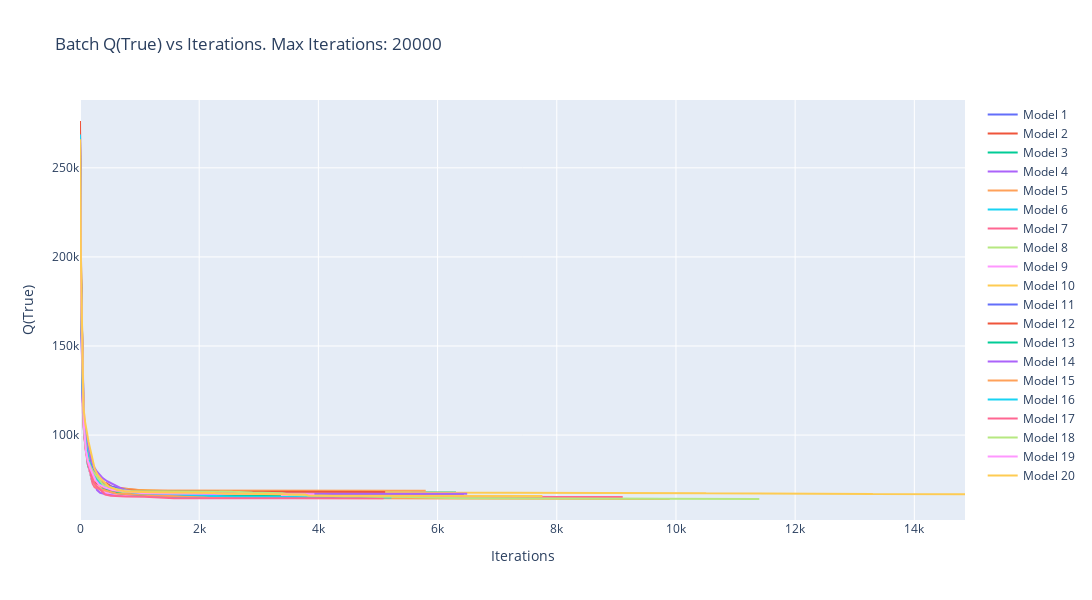

Notebook source saved alongside this figure:
### Code cell
# Perform batch model analysis
batch_analysis = BatchAnalysis(batch_sa=sa_models, data_handler=data_handler)
# Plot the loss of the models over iterations
batch_analysis.plot_loss()

### Figure 1 — Plotly figure (JSON) as saved in the notebook; plotly's stock layout.template omitted (floating-point values rounded to 4 significant figures; data arrays with more than 128 entries replaced by an {"elided": "..."} marker saying what was removed)
{"data": [{"mode": "lines", "name": "Model 1", "type": "scatter", "x": {"elided": "3955 int values"}, "y": {"elided": "3955 float values"}}, {"mode": "lines", "name": "Model 2", "type": "scatter", "x": {"elided": "4764 int values"}, "y": {"elided": "4764 float values"}}, {"mode": "lines", "name": "Model 3", "type": "scatter", "x": {"elided": "6311 int values"}, "y": {"elided": "6311 float values"}}, {"mode": "lines", "name": "Model 4", "type": "scatter", "x": {"elided": "3800 int values"}, "y": {"elided": "3800 float values"}}, {"mode": "lines", "name": "Model 5", "type": "scatter", "x": {"elided": "5802 int values"}, "y": {"elided": "5802 float values"}}, {"mode": "lines", "name": "Model 6", "type": "scatter", "x": {"elided": "3478 int values"}, "y": {"elided": "3478 float values"}}, {"mode": "lines", "name": "Model 7", "type": "scatter", "x": {"elided": "9108 int values"}, "y": {"elided": "9108 float values"}}, {"mode": "lines", "name": "Model 8", "type": "scatter", "x": {"elided": "4076 int values"}, "y": {"elided": "4076 float values"}}, {"mode": "lines", "name": "Model 9", "type": "scatter", "x": {"elided": "5663 int values"}, "y": {"elided": "5663 float values"}}, {"mode": "lines", "name": "Model 10", "type": "scatter", "x": {"elided": "14851 int values"}, "y": {"elided": "14851 float values"}}, {"mode": "lines", "name": "Model 11", "type": "scatter", "x": {"elided": "6442 int values"}, "y": {"elided": "6442 float values"}}, {"mode": "lines", "name": "Model 12", "type": "scatter", "x": {"elided": "5122 int values"}, "y": {"elided": "5122 float values"}}, {"mode": "lines", "name": "Model 13", "type": "scatter", "x": {"elided": "3372 int values"}, "y": {"elided": "3372 float values"}}, {"mode": "lines", "name": "Model 14", "type": "scatter", "x": {"elided": "6498 int values"}, "y": {"elided": "6498 float values"}}, {"mode": "lines", "name": "Model 15", "type": "scatter", "x": {"elided": "9896 int values"}, "y": {"elided": "9896 float values"}}, {"mode": "lines", "name": "Model 16", "type": "scatter", "x": {"elided": "5227 int values"}, "y": {"elided": "5227 float values"}}, {"mode": "lines", "name": "Model 17", "type": "scatter", "x": {"elided": "5095 int values"}, "y": {"elided": "5095 float values"}}, {"mode": "lines", "name": "Model 18", "type": "scatter", "x": {"elided": "11400 int values"}, "y": {"elided": "11400 float values"}}, {"mode": "lines", "name": "Model 19", "type": "scatter", "x": {"elided": "3934 int values"}, "y": {"elided": "3934 float values"}}, {"mode": "lines", "name": "Model 20", "type": "scatter", "x": {"elided": "7760 int values"}, "y": {"elided": "7760 float values"}}], "layout": {"height": 600, "hovermode": "x", "title": {"text": "Batch Q(True) vs Iterations. Max Iterations: 20000"}, "width": 1200, "xaxis": {"title": {"text": "Iterations"}}, "yaxis": {"title": {"text": "Q(True)"}}}}
